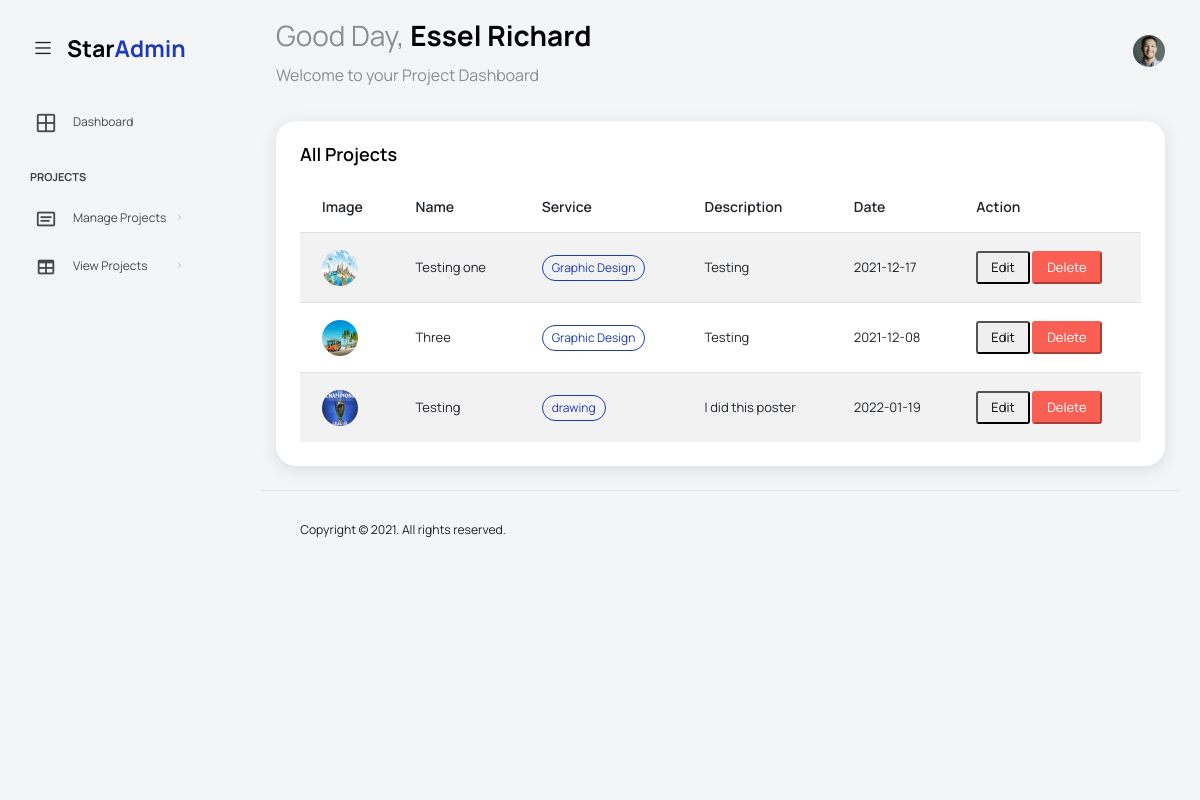
Screenshot of /pages/projects.php with the database file from the repository.
### tables this page shows
CREATE TABLE `portfolio` (
  `id` int(11) NOT NULL,
  `title` text NOT NULL,
  `image` varchar(255) NOT NULL,
  `service_id` int(11) NOT NULL,
  `description` text NOT NULL,
  `date` date NOT NULL DEFAULT current_timestamp()
);

CREATE TABLE `services` (
  `id` int(11) NOT NULL,
  `name` text NOT NULL
);

### helpers/functions.php (called while the page is built, shortened)
<?php
    function fetchServiceIdUsing($con, $service_id){
        $query = "SELECT name FROM services WHERE id = :id";
        $statement = $con->prepare($query);
        $statement->execute(
            array(
                ":id" => $service_id
            )
        );
        return $statement->fetch()['name'];
    }

### pages/projects.php (the view, shortened to what this page needs)
<?php
  require_once '../partials/header.php';
  require_once '../database/config.php';
  include_once '../helpers/functions.php';
?>
      <div class="main-panel">
        <div class="content-wrapper">
          <div class="row">
            <div class="col-lg-12 grid-margin stretch-card">
              <div class="card">
                <div class="card-body">
                  <h4 class="card-title">All projects</h4>
                  <div class="table-responsive">
                    <table class="table table-striped">
                      <thead>
                        <tr>
                          <th>
                            Image
                          </th>
                          <th>
                            Name
                          </th>
                          <th>
                            Service
                          </th>
                          <th>
                            Description
                          </th>
                          <th>
                            Date
                          </th>
                          <th>
                            Action
                          </th>
                        </tr>
                      </thead>
                      <tbody>
                        <?php
                          $query = "SELECT * FROM portfolio";
                          $statement = $conn->prepare($query);
                          $statement->execute();
                          $result = $statement->fetchAll(PDO::FETCH_ASSOC);
                          foreach($result as $results){?>
                            <tr>
                              <td class="py-1">
                                <img src="../uploads/projects/<?= $results['image'];?>" alt="image"/>
                              </td>
                              <td>
                                <?= $results['title'];?>
                              </td>
                              <td>
                                <span class="badge badge-primary">
                                  <?= fetchServiceIdUsing($conn,$results['service_id']);?>
                                </span>
                              </td>
                              <td>
                                <?= $results['description'];?>
                              </td>
                              <td>
                                <?= $results['date'];?>
                              </td>
                              <td>
                                <button class="btn-sm" onclick="location.href='edit_portfolio.php?p_id=<?= $results['id']; ?>'">Edit</button>
                                <button class="btn-sm btn-danger" onclick="delete_project(<?= $results['id']; ?>)">Delete</button>
                              </td>
                          </tr>
                        <?php
                          }
                        ?>
                      </tbody>
                    </table>
                  </div>
                </div>
              </div>
            </div>
<?php require_once '../partials/_footer.php'; ?>

### partials/header.php (shortened to what this page needs)
<!DOCTYPE html>
<html lang="en">
<head>
  <link rel="stylesheet" href="../vendors/feather/feather.css">
  <link rel="stylesheet" href="../vendors/mdi/css/materialdesignicons.min.css">
  <link rel="stylesheet" href="../vendors/ti-icons/css/themify-icons.css">
  <link rel="stylesheet" href="../vendors/typicons/typicons.css">
  <link rel="stylesheet" href="../vendors/simple-line-icons/css/simple-line-icons.css">
  <link rel="stylesheet" href="../vendors/css/vendor.bundle.base.css">
  <link rel="stylesheet" href="../vendors/datatables.net-bs4/dataTables.bootstrap4.css">
  <link rel="stylesheet" href="../js/select.dataTables.min.css">
  <link rel="stylesheet" href="../css/vertical-layout-light/style.css">
</head>
<body>
  <div class="container-scroller">
   <?php require_once '../partials/_navbar.php'?>
    <div class="container-fluid page-body-wrapper">
      <?php require_once '../partials/_sidebar.php'?>

### partials/_navbar.php (shortened to what this page needs)
<nav class="navbar default-layout col-lg-12 col-12 p-0 fixed-top d-flex align-items-top flex-row">
      <div class="text-center navbar-brand-wrapper d-flex align-items-center justify-content-start">
        <div class="me-3">
          <button class="navbar-toggler navbar-toggler align-self-center" type="button" data-bs-toggle="minimize">
            <span class="icon-menu"></span>
          </button>
        </div>
        <div>
          <a class="navbar-brand brand-logo" href="index.php">
            <img src="images/logo.svg" alt="logo" />
          </a>
        </div>
      </div>
      <div class="navbar-menu-wrapper d-flex align-items-top">
        <ul class="navbar-nav">
          <li class="nav-item font-weight-semibold d-none d-lg-block ms-0">
            <h1 class="welcome-text">Good Day, <span class="text-black fw-bold">Essel Richard</span></h1>
            <h3 class="welcome-sub-text">Welcome to your Project Dashboard</h3>
          </li>
        </ul>
        <ul class="navbar-nav ms-auto">
          <li class="nav-item dropdown d-none d-lg-block">
          <li class="nav-item dropdown d-none d-lg-block user-dropdown">
            <a class="nav-link" id="UserDropdown" href="#" data-bs-toggle="dropdown" aria-expanded="false">
              <img class="img-xs rounded-circle" src="../images/faces/face8.jpg" alt="Profile image"> </a>
          </li>
        </ul>
      </div>
    </nav>

### partials/_sidebar.php (shortened to what this page needs)
<nav class="sidebar sidebar-offcanvas" id="sidebar">
        <ul class="nav">
          <li class="nav-item">
            <a class="nav-link" href="index.php">
              <i class="mdi mdi-grid-large menu-icon"></i>
              <span class="menu-title">Dashboard</span>
            </a>
          </li>
          <li class="nav-item nav-category">Projects</li>
          <li class="nav-item">
            <a class="nav-link" data-bs-toggle="collapse" href="#form-elements" aria-expanded="false" aria-controls="form-elements">
              <i class="menu-icon mdi mdi-card-text-outline"></i>
              <span class="menu-title">Manage Projects</span>
              <i class="menu-arrow"></i>
            </a>
          </li>
          <li class="nav-item">
            <a class="nav-link" data-bs-toggle="collapse" href="#tables" aria-expanded="false" aria-controls="tables">
              <i class="menu-icon mdi mdi-table"></i>
              <span class="menu-title">View Projects</span>
              <i class="menu-arrow"></i>
            </a>
          </li>
        </ul>
      </nav>

### partials/_footer.php (shortened to what this page needs)
<footer class="footer">
  <div class="d-sm-flex justify-content-center justify-content-sm-between">
    <span class="float-none float-sm-right d-block mt-1 mt-sm-0 text-center">Copyright © 2021. All rights
      reserved.</span>
  </div>
</footer>
</div>
</div>
</div>
</body>
</html>

### rows the page displays
portfolio: image (picture), title "Testing one", service.name "Graphic Design", description "Testing", date "2021-12-17"
portfolio: image (picture), title "Three", service.name "Graphic Design", description "Testing", date "2021-12-08"
portfolio: image (picture), title "Testing", service.name "drawing", description "I did this poster", date "2022-01-19"
